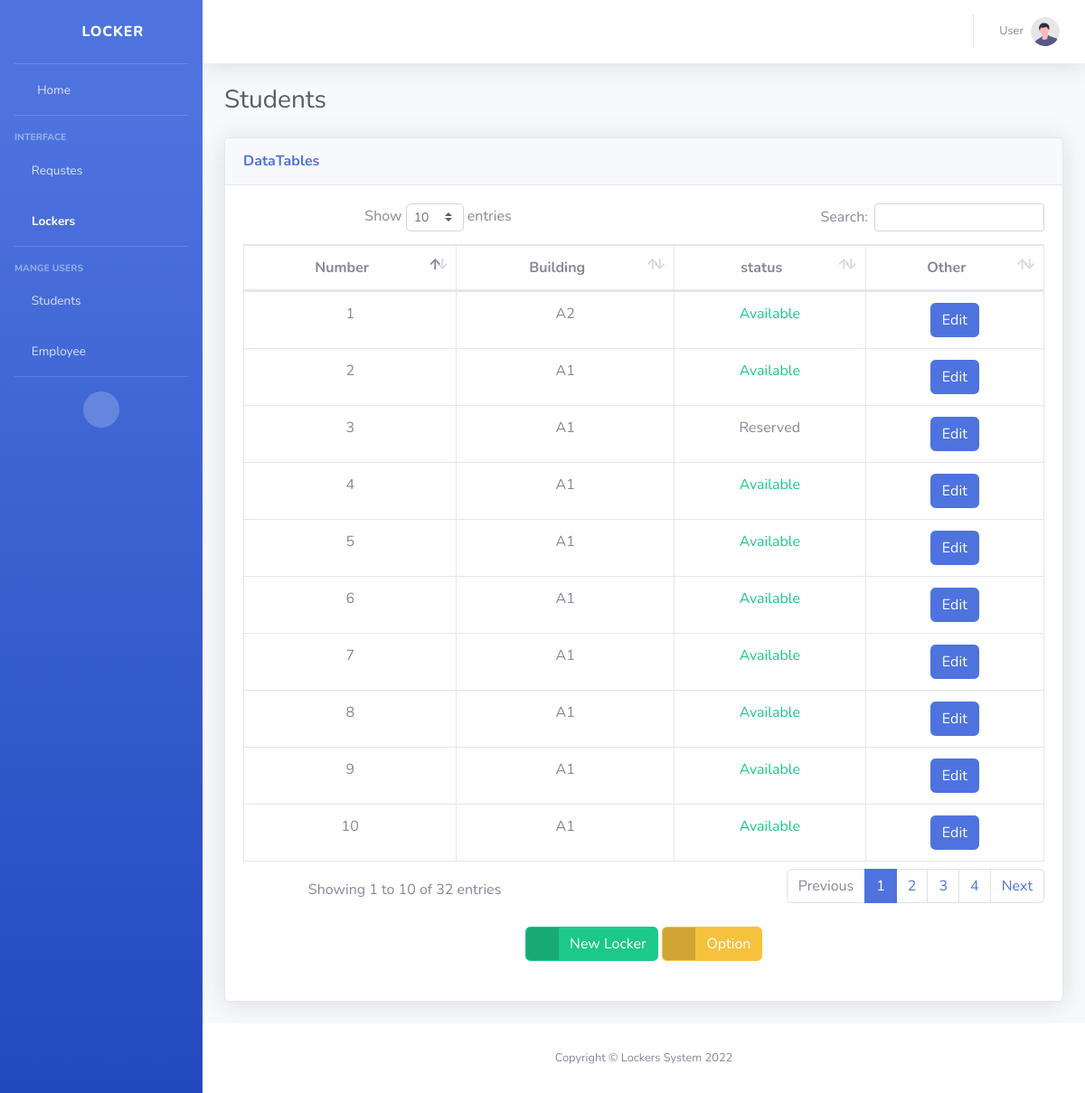
The page /app/dashboard/locker.php (signed in) on the database its author committed.
### tables this page shows
CREATE TABLE `lockers` (
  `id` int(11) NOT NULL,
  `locker_number` varchar(12) NOT NULL,
  `building` varchar(225) NOT NULL,
  `status` int(11) NOT NULL
);

### app/dashboard/locker.php (the view, shortened to what this page needs)
<?php
include "../inc/conf.php";
function status($arg){
    if($arg == 1){
        return  "<span class='text-success'>Available</span>";
    }else{
        return "<span class='text-secondary'>Reserved</span>";
    }
}
$lockers = $conn->query("SELECT * FROM `lockers`")->fetchAll();
?>
<!DOCTYPE html>
<html lang="en">
<head>
    <link href="vendor/fontawesome-free/css/all.min.css" rel="stylesheet" type="text/css">
    <link href="css/sb-admin-2.min.css" rel="stylesheet">
    <link href="vendor/datatables/dataTables.bootstrap4.min.css" rel="stylesheet">
    <link rel="stylesheet" href="css/radio.css">
</head>
<body id="page-top">
    <div id="wrapper">
        <?php include "header.php" ?>
        <div id="content-wrapper" class="d-flex flex-column">
            <div id="content">
                <nav class="navbar navbar-expand navbar-light bg-white topbar mb-4 static-top shadow">
                    <ul class="navbar-nav ml-auto">
                        <li class="nav-item dropdown no-arrow">
                            <a class="nav-link dropdown-toggle" href="#" id="userDropdown" role="button"
                                data-toggle="dropdown" aria-haspopup="true" aria-expanded="false">
                                <span class="mr-2 d-none d-lg-inline text-gray-600 small">User</span>
                                <img class="img-profile rounded-circle"
                                    src="img/undraw_profile.svg">
                            </a>
                        </li>
                    </ul>
                </nav>
                <div class="container-fluid">
                    <div class="d-sm-flex align-items-center justify-content-between mb-4">
                        <h1 class="h3 mb-0 text-gray-800">Students</h1>
                    </div>
            <div class="card shadow mb-4">
            <div class="card-header py-3">
              <h6 class="m-0 font-weight-bold text-primary">DataTables</h6>
            </div>
            <div class="card-body">
              <div class="table-responsive text-center" >
                <table class="table table-bordered" id="dataTable" width="100%" cellspacing="0">
                  <thead>
                    <tr>
                      <th>Number</th>
                      <th>Building</th>
                      <th>status</th>
                      <th>Other</th>
                    </tr>
                  </thead>
                  <tbody>
                      <?php foreach($lockers as $val): ?>
                    <tr>
                      <td><?=$val['locker_number']?></td>
                      <td><?=$val['building']?></td>
                      <td><?=status($val['status'])?></td>
                      <td><a href="#" class="btn btn-primary" data-toggle="modal" data-target="#exampleModal<?=$val['id']?>">Edit</a></td>
                    </tr>
                    <?php  endforeach; ?>
                  </tbody>
                </table>
              </div>
              <div class="text-center p-4">
                  <a href="#" class="btn btn-success btn-icon-split" data-toggle="modal" data-target="#ModalAdd">
                                        <span class="icon text-white-50">
                                            <i class="fas fa-plus"></i>
                                        </span>
                                        <span class="text">New Locker</span>
                                    </a>
                  <a href="#" class="btn btn-warning btn-icon-split" data-toggle="modal" data-target="#ModalOps">
                                        <span class="icon text-white-50">
                                            <i class="fas fa-cog"></i>
                                        </span>
                                        <span class="text">Option</span>
                                    </a>
              </div>
            </div>
          </div>
                </div>
            </div>
            <footer class="sticky-footer bg-white">
                <div class="container my-auto">
                    <div class="copyright text-center my-auto">
                        <span>Copyright &copy; Lockers System 2022</span>
                    </div>
                </div>
            </footer>
        </div>
    </div>
</body>
</html>

### rows shown on the page
lockers: locker_number "1", building "A2", status "Available"
lockers: locker_number "2", building "A1", status "Available"
lockers: locker_number "3", building "A1", status "Reserved"
lockers: locker_number "4", building "A1", status "Available"
lockers: locker_number "5", building "A1", status "Available"
lockers: locker_number "6", building "A1", status "Available"
lockers: locker_number "7", building "A1", status "Available"
lockers: locker_number "8", building "A1", status "Available"
lockers: locker_number "9", building "A1", status "Available"
lockers: locker_number "10", building "A1", status "Available"
